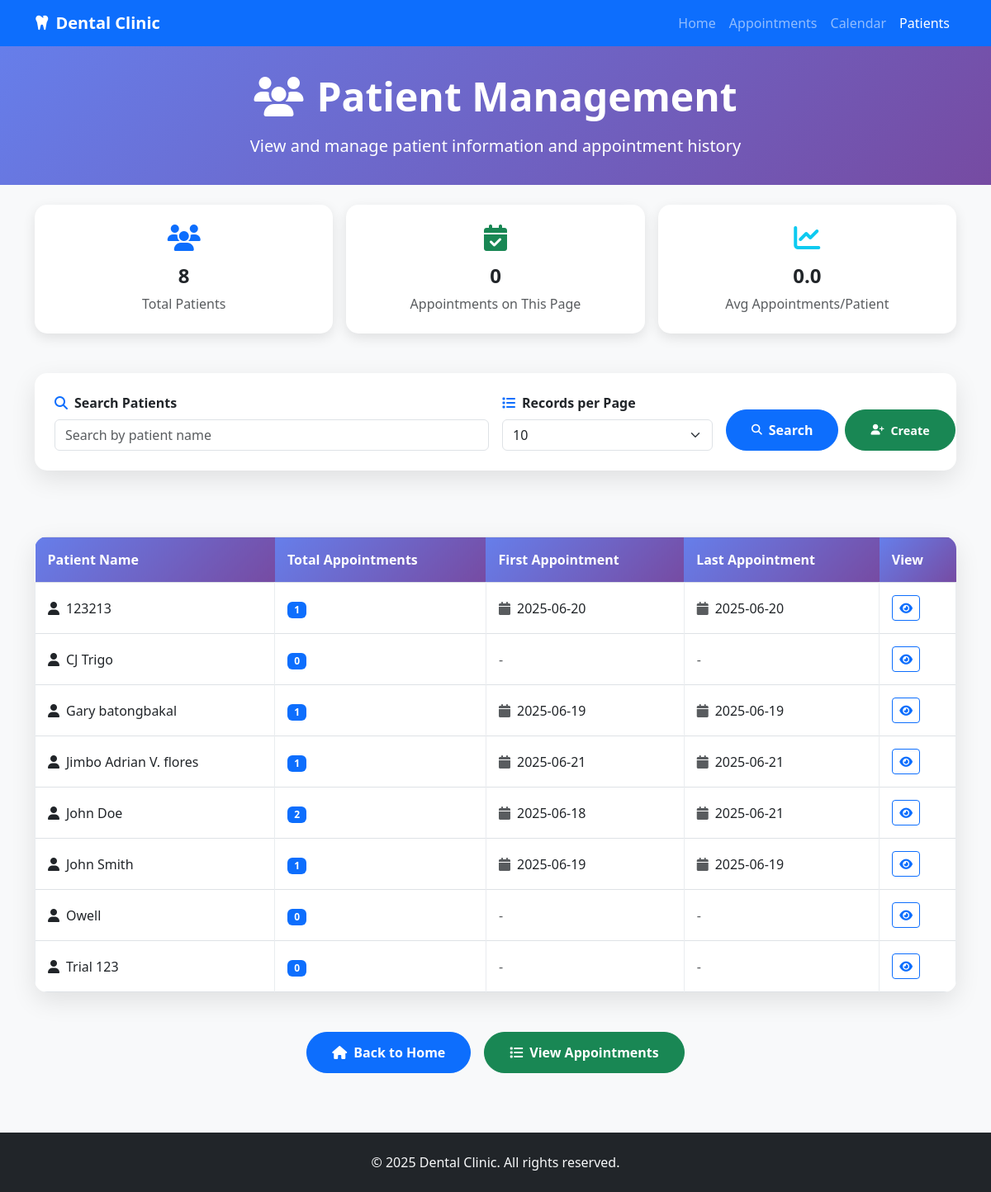
Page /patients on the committed database.
### tables this page shows
CREATE TABLE Patients (
            ID INTEGER PRIMARY KEY AUTOINCREMENT,
            Name TEXT NOT NULL UNIQUE,
            Contact TEXT NOT NULL,
            Email TEXT,
            DateOfBirth TEXT,
            Address TEXT,
            EmergencyContact TEXT,
            MedicalHistory TEXT,
            CreatedDate TEXT DEFAULT CURRENT_TIMESTAMP
        , Religion TEXT, HomeAddress TEXT, Occupation TEXT, DentalInsurance TEXT, EffectiveDate TEXT, ParentGuardianName TEXT, ParentGuardianOccupation TEXT, ReferralSource TEXT, ConsultationReason TEXT, DentalHistory TEXT, PreviousDentist TEXT, LastDentalVisit TEXT, Sex TEXT, Nickname TEXT, Age TEXT, Nationality TEXT, GoodHealth TEXT, MedicalTreatment TEXT, TreatmentCondition TEXT, SeriousIllness TEXT, SurgicalOperation TEXT, Hospitalized TEXT, HospitalizationDetails TEXT, PrescriptionMedication TEXT, NonPrescriptionMedication TEXT, TobaccoUse TEXT, AlcoholDrugUse TEXT, AllergicLocalAnesthetic TEXT, AllergicPenicillin TEXT, AllergicAntibiotics TEXT, AllergicSulfaDrugs TEXT, AllergicAspirin TEXT, AllergicLatex TEXT, AllergicOthers TEXT, BleedingTime TEXT, Pregnant TEXT, Nursing TEXT, BirthPills TEXT, BloodType TEXT, BloodPressure TEXT, IntraoralChartData TEXT);

### app.py (the view)
@app.route('/patients')
def patients():
    search_query = request.args.get('search', '')
    page = int(request.args.get('page', 1))
    per_page = int(request.args.get('per_page', 10))  # Default 10 records per page
    if page < 1:
        page = 1
    if per_page < 1 or per_page > 100:  # Limit to reasonable range
        per_page = 10
    conn = sqlite3.connect(DB_FILE)
    cursor = conn.cursor()
    if search_query:
        cursor.execute("""
            SELECT COUNT(DISTINCT p.ID)
            FROM Patients p
            LEFT JOIN Appointments a ON p.Name = a.PatientName
            WHERE p.Name LIKE ?
        """, (f'%{search_query}%',))
    else:
        cursor.execute("SELECT COUNT(*) FROM Patients")
    total_patients = cursor.fetchone()[0]
    total_pages = (total_patients + per_page - 1) // per_page
    if page > total_pages and total_pages > 0:
        page = total_pages
    offset = (page - 1) * per_page
    if search_query:
        cursor.execute("""
            SELECT p.ID, p.Name, p.Contact, p.Email, p.DateOfBirth, p.CreatedDate,
                   COUNT(a.ID) as appointment_count,
                   MIN(a.Date) as first_appointment, MAX(a.Date) as last_appointment
            FROM Patients p
            LEFT JOIN Appointments a ON p.Name = a.PatientName
            WHERE p.Name LIKE ?
            GROUP BY p.ID, p.Name, p.Contact, p.Email, p.DateOfBirth, p.CreatedDate
            ORDER BY p.Name
            LIMIT ? OFFSET ?
        """, (f'%{search_query}%', per_page, offset))
    else:
        cursor.execute("""
            SELECT p.ID, p.Name, p.Contact, p.Email, p.DateOfBirth, p.CreatedDate,
                   COUNT(a.ID) as appointment_count,
                   MIN(a.Date) as first_appointment, MAX(a.Date) as last_appointment
            FROM Patients p
            LEFT JOIN Appointments a ON p.Name = a.PatientName
            GROUP BY p.ID, p.Name, p.Contact, p.Email, p.DateOfBirth, p.CreatedDate
            ORDER BY p.Name
            LIMIT ? OFFSET ?
        """, (per_page, offset))
    patients = cursor.fetchall()
    conn.close()
    return render_template('patients.html',
                         patients=patients,
                         search_query=search_query,
                         page=page,
                         per_page=per_page,
                         total_patients=total_patients,
                         total_pages=total_pages)

### templates/patients.html (shortened to what this page needs)
<!DOCTYPE html>
<html lang="en">
<head>
    <link href="https://cdn.jsdelivr.net/npm/bootstrap@5.3.0/dist/css/bootstrap.min.css" rel="stylesheet">
    <link href="https://cdnjs.cloudflare.com/ajax/libs/font-awesome/6.4.0/css/all.min.css" rel="stylesheet">
</head>
<body class="bg-light">
    <nav class="navbar navbar-expand-lg navbar-dark bg-primary">
        <div class="container">
            <a class="navbar-brand fw-bold" href="/">
                <i class="fas fa-tooth me-2"></i>Dental Clinic
            </a>
            <div class="collapse navbar-collapse" id="navbarNav">
                <ul class="navbar-nav ms-auto">
                    <li class="nav-item">
                        <a class="nav-link" href="/">Home</a>
                    </li>
                    <li class="nav-item">
                        <a class="nav-link" href="/appointments">Appointments</a>
                    </li>
                    <li class="nav-item">
                        <a class="nav-link" href="/calendar">Calendar</a>
                    </li>
                    <li class="nav-item">
                        <a class="nav-link active" href="/patients">Patients</a>
                    </li>
                </ul>
            </div>
        </div>
    </nav>
    <section class="page-header">
        <div class="container text-center">
            <h1 class="display-5 fw-bold mb-3">
                <i class="fas fa-users me-3"></i>Patient Management
            </h1>
            <p class="lead mb-0">View and manage patient information and appointment history</p>
        </div>
    </section>
    <section class="py-4">
        <div class="container">
            <div class="row g-3">
                <div class="col-md-4">
                    <div class="stats-card">
                        <i class="fas fa-users fa-2x text-primary mb-3"></i>
                        <h4 class="fw-bold">{{ total_patients }}</h4>
                        <p class="text-muted mb-0">Total Patients</p>
                    </div>
                </div>
                <div class="col-md-4">
                    <div class="stats-card">
                        <i class="fas fa-calendar-check fa-2x text-success mb-3"></i>
                        <h4 class="fw-bold">
                            {% set total_appointments = 0 %}
                            {% for patient in patients %}
                                {% set total_appointments = total_appointments + patient[6] %}
                            {% endfor %}
                            {{ total_appointments }}
                        </h4>
                        <p class="text-muted mb-0">Appointments on This Page</p>
                    </div>
                </div>
                <div class="col-md-4">
                    <div class="stats-card">
                        <i class="fas fa-chart-line fa-2x text-info mb-3"></i>
                        <h4 class="fw-bold">
                            {% set total_appointments = 0 %}
                            {% for patient in patients %}
                                {% set total_appointments = total_appointments + patient[6] %}
                            {% endfor %}
                            {% if patients|length > 0 %}
                                {{ "%.1f"|format(total_appointments / patients|length) }}
                            {% else %}
                                0.0
                            {% endif %}
                        </h4>
                        <p class="text-muted mb-0">Avg Appointments/Patient</p>
                    </div>
                </div>
            </div>
        </div>
    </section>
    <section class="py-4">
        <div class="container">
            <div class="search-container">
                <form method="GET" class="row g-3 align-items-end">
                    <div class="col-md-6">
                        <label for="search" class="form-label fw-bold">
                            <i class="fas fa-search me-2 text-primary"></i>Search Patients
                        </label>
                        <input type="text" class="form-control" id="search" name="search"
                               value="{{ search_query }}" placeholder="Search by patient name">
                    </div>
                    <div class="col-md-3">
                        <label for="per_page" class="form-label fw-bold">
                            <i class="fas fa-list me-2 text-primary"></i>Records per Page
                        </label>
                        <select class="form-select" id="per_page" name="per_page" onchange="changePerPage(this.value)">
                            <option value="10" {% if per_page == 10 %}selected{% endif %}>10</option>
                        </select>
                    </div>
                    <div class="col-md-3">
                        <div class="d-flex gap-2">
                            <button type="submit" class="btn btn-primary btn-custom" style="display: flex; align-items: center;">
                                <i class="fas fa-search me-2" style="font-size: 0.8rem;"></i>Search
                            </button>
                            <a href="/create-patient" class="btn btn-success btn-custom text-nowrap" style="display: flex; align-items: center; font-size: 0.9rem;">
                                <i class="fas fa-user-plus me-2" style="font-size: 0.8rem;"></i>Create
                            </a>
                        </div>
                    </div>
                </form>
            </div>
        </div>
    </section>
    <section class="py-4">
        <div class="container">
            {% if patients %}
            <div class="patients-container">
                <div class="table-responsive">
                    <table class="table table-hover table-bordered align-middle mb-0">
                        <thead>
                            <tr>
                                <th>Patient Name</th>
                                <th>Total Appointments</th>
                                <th>First Appointment</th>
                                <th>Last Appointment</th>
                                <th>View</th>
                            </tr>
                        </thead>
                        <tbody>
                            {% for patient in patients %}
                            <tr>
                                <td>
                                    <i class="fas fa-user me-2"></i>{{ patient[1] }}
                                </td>
                                <td>
                                    <span class="badge bg-primary">{{ patient[6] }}</span>
                                </td>
                                <td>
                                    {% if patient[7] %}
                                    <i class="fas fa-calendar me-2 text-muted"></i>{{ patient[7] }}
                                    {% else %}
                                    <span class="text-muted">-</span>
                                    {% endif %}
                                </td>
                                <td>
                                    {% if patient[8] %}
                                    <i class="fas fa-calendar me-2 text-muted"></i>{{ patient[8] }}
                                    {% else %}
                                    <span class="text-muted">-</span>
                                    {% endif %}
                                </td>
                                <td>
                                    <div class="btn-group btn-group-sm" role="group">
                                        <a href="/patient/{{ patient[1]|urlencode }}" class="btn btn-outline-primary" title="View Patient">
                                            <i class="fas fa-eye"></i>
                                        </a>
                                    </div>
                                </td>
                            </tr>
                            {% endfor %}
                        </tbody>
                    </table>
                </div>
            </div>
            {% endif %}
        </div>
    </section>
    <section class="py-4">
        <div class="container">
            <div class="d-flex flex-column flex-sm-row gap-3 justify-content-center">
                <a href="/" class="btn btn-primary btn-custom">
                    <i class="fas fa-home me-2"></i>Back to Home
                </a>
                <a href="/appointments" class="btn btn-success btn-custom">
                    <i class="fas fa-list me-2"></i>View Appointments
                </a>
            </div>
        </div>
    </section>
    <footer class="bg-dark text-light py-4 mt-5">
        <div class="container text-center">
            <p class="mb-0">&copy; 2025 Dental Clinic. All rights reserved.</p>
        </div>
    </footer>
</body>
</html>

### templates/patients.html (style rules this page uses)
.patients-container { background: white; border-radius: 15px; box-shadow: 0 10px 30px rgba(0,0,0,0.1); overflow: hidden; }
.patients-container .table-responsive { max-height: 600px; overflow-y: auto; }
.table th { background: linear-gradient(135deg, #667eea 0%, #764ba2 100%); color: white; border: none; font-weight: 600; padding: 15px; position: sticky; top: 0; z-index: 10; }
.table td { padding: 15px; vertical-align: middle; border-color: #e9ecef; }
.btn-custom { border-radius: 25px; padding: 12px 30px; font-weight: 600; transition: all 0.3s ease; }
.page-header { background: linear-gradient(135deg, #667eea 0%, #764ba2 100%); color: white; padding: 2rem 0; }
.stats-card { background: white; border-radius: 15px; box-shadow: 0 5px 15px rgba(0,0,0,0.1); padding: 1.5rem; text-align: center; transition: transform 0.3s ease; }
.search-container { background: white; border-radius: 15px; box-shadow: 0 10px 30px rgba(0,0,0,0.1); padding: 1.5rem; margin-bottom: 2rem; }

### rows in the picture
Patients: Name "123213", patient "1", patient "2025-06-20"
Patients: Name "CJ Trigo", patient "0"
Patients: Name "Gary batongbakal", patient "1", patient "2025-06-19"
Patients: Name "Jimbo Adrian V. flores", patient "1", patient "2025-06-21"
Patients: Name "John Doe", patient "2", CreatedDate "2025-06-18", patient "2025-06-21"
Patients: Name "John Smith", patient "1", patient "2025-06-19"
Patients: Name "Owell", patient "0"
Patients: Name "Trial 123", patient "0"

### other values in the picture
{{ total_patients }} "8"
{{ total_appointments }} "0"
{{ "%.1f"|format(total_appointments / patients|length) }} "0.0"
